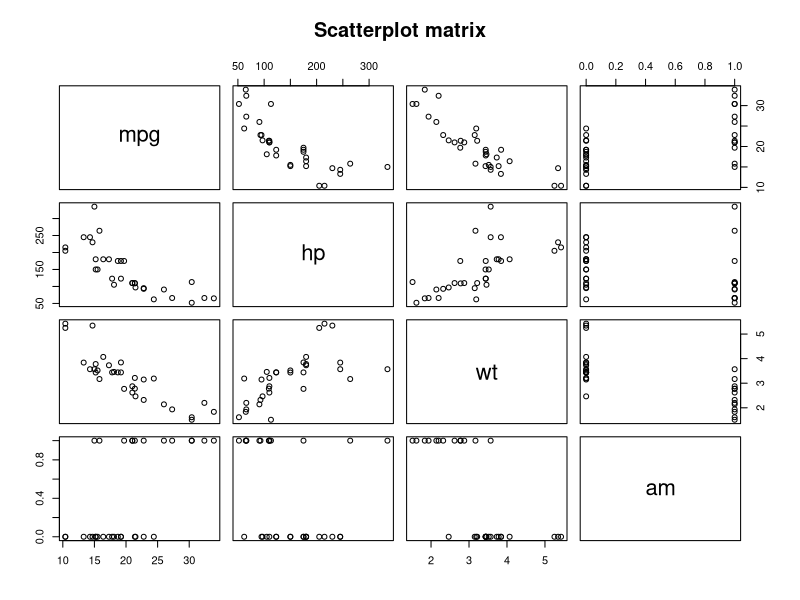

Reproduce this figure in R.
### Este es un código ejemplo de clase

# 1. Carga del dataset y preparación de las variables

data("mtcars")
head(mtcars)

# Variable objetivo: `am` (0 = automático, 1 = manual)
# Variables predictoras: `mpg` (millas por galón), `hp` (caballos de fuerza), `wt` (peso en miles de libras)

# 2. Análisis inicial de las variables

pairs(mtcars[, c("mpg", "hp", "wt", "am")], main = "Scatterplot matrix")
cor(mtcars[, c("mpg", "hp", "wt")]) # correlación entre variables predictoras

# 3. Definición del modelo logístico

modelo_logistico <- glm(am ~ mpg + hp + wt, data = mtcars, family = binomial) # modelo de regresión logística
summary_modelo <- summary(modelo_logistico)

# 4. Resultados del modelo y análisis

y_pred <- predict(modelo_logistico, type = "response") # probabilidades predichas

# Clasificación de predicciones: convertir probabilidades a clases (umbral 0.5)

umbral <- 0.3
y_pred_class <- ifelse(y_pred > umbral, 1, 0)

# Matriz de confusión
table(Predicted = y_pred_class, Actual = mtcars$am)
